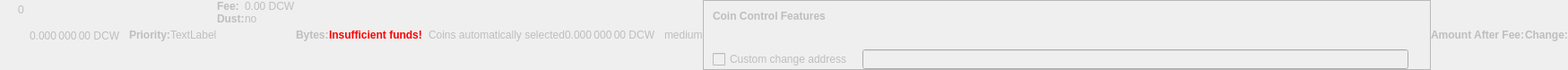
    <widget class="QWidget" name="dummyHideWidget" native="true">
     <property name="enabled">
      <bool>false</bool>
     </property>
     <property name="maximumSize">
      <size>
       <width>100</width>
       <height>22</height>
      </size>
     </property>
     <layout class="QHBoxLayout" name="dummyHideLayout">
      <property name="spacing">
       <number>0</number>
      </property>
      <property name="leftMargin">
       <number>0</number>
      </property>
      <property name="topMargin">
       <number>0</number>
      </property>
      <property name="rightMargin">
       <number>0</number>
      </property>
      <property name="bottomMargin">
       <number>0</number>
      </property>
      <item>
       <layout class="QFormLayout" name="formLayoutCoinControl1">
        <property name="horizontalSpacing">
         <number>10</number>
        </property>
        <property name="verticalSpacing">
         <number>14</number>
        </property>
        <property name="leftMargin">
         <number>10</number>
        </property>
        <property name="topMargin">
         <number>4</number>
        </property>
        <property name="rightMargin">
         <number>6</number>
        </property>
        <item row="0" column="1">
         <widget class="QLabel" name="labelCoinControlBytes">
          <property name="cursor">
           <cursorShape>IBeamCursor</cursorShape>
          </property>
          <property name="contextMenuPolicy">
           <enum>Qt::ActionsContextMenu</enum>
          </property>
          <property name="text">
           <string notr="true">0</string>
          </property>
          <property name="textInteractionFlags">
           <set>Qt::LinksAccessibleByMouse|Qt::TextSelectableByKeyboard|Qt::TextSelectableByMouse</set>
          </property>
         </widget>
        </item>
       </layout>
      </item>
      <item>
       <widget class="QLabel" name="labelCoinControlAfterFee">
        <property name="enabled">
         <bool>false</bool>
        </property>
        <property name="sizePolicy">
         <sizepolicy hsizetype="Fixed" vsizetype="Fixed">
          <horstretch>0</horstretch>
          <verstretch>0</verstretch>
         </sizepolicy>
        </property>
        <property name="minimumSize">
         <size>
          <width>111</width>
          <height>12</height>
         </size>
        </property>
        <property name="maximumSize">
         <size>
          <width>111</width>
          <height>12</height>
         </size>
        </property>
        <property name="cursor">
         <cursorShape>IBeamCursor</cursorShape>
        </property>
        <property name="contextMenuPolicy">
         <enum>Qt::ActionsContextMenu</enum>
        </property>
        <property name="text">
         <string notr="true">0.000 000 00 DCW</string>
        </property>
        <property name="textInteractionFlags">
         <set>Qt::LinksAccessibleByMouse|Qt::TextSelectableByKeyboard|Qt::TextSelectableByMouse</set>
        </property>
       </widget>
      </item>
      <item>
       <widget class="QLabel" name="labelCoinControlPriorityText">
        <property name="enabled">
         <bool>false</bool>
        </property>
        <property name="font">
         <font>
          <weight>75</weight>
          <bold>true</bold>
         </font>
        </property>
        <property name="text">
         <string>Priority:</string>
        </property>
       </widget>
      </item>
      <item>
       <layout class="QHBoxLayout" name="horizontalLayout">
        <item>
         <widget class="QLabel" name="WarningLabel">
          <property name="text">
           <string>TextLabel</string>
          </property>
         </widget>
        </item>
       </layout>
      </item>
      <item>
       <layout class="QFormLayout" name="formLayoutCoinControl3">
        <property name="horizontalSpacing">
         <number>0</number>
        </property>
        <property name="verticalSpacing">
         <number>0</number>
        </property>
        <property name="leftMargin">
         <number>0</number>
        </property>
        <property name="topMargin">
         <number>0</number>
        </property>
        <property name="rightMargin">
         <number>0</number>
        </property>
        <item row="0" column="0">
         <widget class="QLabel" name="labelCoinControlFeeText">
          <property name="enabled">
           <bool>false</bool>
          </property>
          <property name="font">
           <font>
            <weight>75</weight>
            <bold>true</bold>
           </font>
          </property>
          <property name="text">
           <string>Fee:</string>
          </property>
          <property name="margin">
           <number>0</number>
          </property>
         </widget>
        </item>
        <item row="0" column="1">
         <widget class="QLabel" name="labelCoinControlFee">
          <property name="enabled">
           <bool>false</bool>
          </property>
          <property name="cursor">
           <cursorShape>IBeamCursor</cursorShape>
          </property>
          <property name="contextMenuPolicy">
           <enum>Qt::ActionsContextMenu</enum>
          </property>
          <property name="text">
           <string notr="true">0.00 DCW</string>
          </property>
          <property name="textInteractionFlags">
           <set>Qt::LinksAccessibleByMouse|Qt::TextSelectableByKeyboard|Qt::TextSelectableByMouse</set>
          </property>
         </widget>
        </item>
        <item row="1" column="0">
         <widget class="QLabel" name="labelCoinControlLowOutputText">
          <property name="enabled">
           <bool>false</bool>
          </property>
          <property name="font">
           <font>
            <weight>75</weight>
            <bold>true</bold>
           </font>
          </property>
          <property name="text">
           <string>Dust:</string>
          </property>
         </widget>
        </item>
        <item row="1" column="1">
         <widget class="QLabel" name="labelCoinControlLowOutput">
          <property name="enabled">
           <bool>false</bool>
          </property>
          <property name="cursor">
           <cursorShape>IBeamCursor</cursorShape>
          </property>
          <property name="contextMenuPolicy">
           <enum>Qt::ActionsContextMenu</enum>
          </property>
          <property name="text">
           <string>no</string>
          </property>
          <property name="textInteractionFlags">
           <set>Qt::LinksAccessibleByMouse|Qt::TextSelectableByKeyboard|Qt::TextSelectableByMouse</set>
          </property>
         </widget>
        </item>
       </layout>
      </item>
      <item>
       <widget class="QLabel" name="labelCoinControlBytesText">
        <property name="enabled">
         <bool>false</bool>
        </property>
        <property name="font">
         <font>
          <weight>75</weight>
          <bold>true</bold>
         </font>
        </property>
        <property name="text">
         <string>Bytes:</string>
        </property>
       </widget>
      </item>
      <item>
       <layout class="QFormLayout" name="formLayoutCoinControl2">
        <property name="horizontalSpacing">
         <number>0</number>
        </property>
        <property name="verticalSpacing">
         <number>0</number>
        </property>
        <property name="leftMargin">
         <number>0</number>
        </property>
        <property name="topMargin">
         <number>0</number>
        </property>
        <property name="rightMargin">
         <number>0</number>
        </property>
       </layout>
      </item>
      <item>
       <layout class="QHBoxLayout" name="horizontalLayoutCoinControl2">
        <property name="spacing">
         <number>0</number>
        </property>
        <property name="bottomMargin">
         <number>0</number>
        </property>
       </layout>
      </item>
      <item>
       <widget class="QLabel" name="labelCoinControlInsuffFunds">
        <property name="enabled">
         <bool>false</bool>
        </property>
        <property name="minimumSize">
         <size>
          <width>0</width>
          <height>0</height>
         </size>
        </property>
        <property name="font">
         <font>
          <weight>75</weight>
          <bold>true</bold>
         </font>
        </property>
        <property name="styleSheet">
         <string notr="true">color:red;font-weight:bold;</string>
        </property>
        <property name="text">
         <string>Insufficient funds!</string>
        </property>
        <property name="margin">
         <number>5</number>
        </property>
       </widget>
      </item>
      <item>
       <layout class="QFormLayout" name="formLayoutCoinControl4">
        <property name="horizontalSpacing">
         <number>0</number>
        </property>
        <property name="verticalSpacing">
         <number>0</number>
        </property>
        <property name="leftMargin">
         <number>0</number>
        </property>
        <property name="topMargin">
         <number>0</number>
        </property>
        <property name="rightMargin">
         <number>0</number>
        </property>
       </layout>
      </item>
      <item>
       <widget class="QLabel" name="labelCoinControlChangeLabel">
        <property name="enabled">
         <bool>false</bool>
        </property>
        <property name="sizePolicy">
         <sizepolicy hsizetype="Preferred" vsizetype="Expanding">
          <horstretch>0</horstretch>
          <verstretch>0</verstretch>
         </sizepolicy>
        </property>
        <property name="minimumSize">
         <size>
          <width>0</width>
          <height>0</height>
         </size>
        </property>
        <property name="text">
         <string/>
        </property>
        <property name="margin">
         <number>3</number>
        </property>
       </widget>
      </item>
      <item>
       <widget class="QLabel" name="labelCoinControlAutomaticallySelected">
        <property name="enabled">
         <bool>false</bool>
        </property>
        <property name="sizePolicy">
         <sizepolicy hsizetype="Fixed" vsizetype="Fixed">
          <horstretch>0</horstretch>
          <verstretch>0</verstretch>
         </sizepolicy>
        </property>
        <property name="minimumSize">
         <size>
          <width>0</width>
          <height>0</height>
         </size>
        </property>
        <property name="maximumSize">
         <size>
          <width>240</width>
          <height>16777215</height>
         </size>
        </property>
        <property name="text">
         <string>Coins automatically selected</string>
        </property>
        <property name="margin">
         <number>5</number>
        </property>
       </widget>
      </item>
      <item>
       <widget class="QLabel" name="labelCoinControlChange">
        <property name="enabled">
         <bool>false</bool>
        </property>
        <property name="sizePolicy">
         <sizepolicy hsizetype="Fixed" vsizetype="Fixed">
          <horstretch>0</horstretch>
          <verstretch>0</verstretch>
         </sizepolicy>
        </property>
        <property name="minimumSize">
         <size>
          <width>111</width>
          <height>0</height>
         </size>
        </property>
        <property name="maximumSize">
         <size>
          <width>111</width>
          <height>16777215</height>
         </size>
        </property>
        <property name="cursor">
         <cursorShape>IBeamCursor</cursorShape>
        </property>
        <property name="contextMenuPolicy">
         <enum>Qt::ActionsContextMenu</enum>
        </property>
        <property name="text">
         <string notr="true">0.000 000 00 DCW</string>
        </property>
        <property name="textInteractionFlags">
         <set>Qt::LinksAccessibleByMouse|Qt::TextSelectableByKeyboard|Qt::TextSelectableByMouse</set>
        </property>
       </widget>
      </item>
      <item>
       <widget class="QLabel" name="labelCoinControlPriority">
        <property name="enabled">
         <bool>false</bool>
        </property>
        <property name="cursor">
         <cursorShape>IBeamCursor</cursorShape>
        </property>
        <property name="contextMenuPolicy">
         <enum>Qt::ActionsContextMenu</enum>
        </property>
        <property name="text">
         <string>medium</string>
        </property>
        <property name="textInteractionFlags">
         <set>Qt::LinksAccessibleByMouse|Qt::TextSelectableByKeyboard|Qt::TextSelectableByMouse</set>
        </property>
       </widget>
      </item>
      <item>
       <widget class="QFrame" name="frameCoinControl">
        <property name="sizePolicy">
         <sizepolicy hsizetype="Expanding" vsizetype="Expanding">
          <horstretch>0</horstretch>
          <verstretch>0</verstretch>
         </sizepolicy>
        </property>
        <property name="maximumSize">
         <size>
          <width>16777215</width>
          <height>16777215</height>
         </size>
        </property>
        <property name="frameShape">
         <enum>QFrame::StyledPanel</enum>
        </property>
        <property name="frameShadow">
         <enum>QFrame::Sunken</enum>
        </property>
        <layout class="QVBoxLayout" name="verticalLayoutCoinControl2_2">
         <property name="spacing">
          <number>0</number>
         </property>
         <property name="leftMargin">
          <number>0</number>
         </property>
         <property name="topMargin">
          <number>0</number>
         </property>
         <property name="rightMargin">
          <number>0</number>
         </property>
         <property name="bottomMargin">
          <number>0</number>
         </property>
         <item>
          <layout class="QVBoxLayout" name="verticalLayoutCoinControl" stretch="0,0,0,1">
           <property name="spacing">
            <number>0</number>
           </property>
           <property name="leftMargin">
            <number>10</number>
           </property>
           <property name="topMargin">
            <number>10</number>
           </property>
           <item>
            <layout class="QHBoxLayout" name="horizontalLayoutCoinControl1">
             <property name="bottomMargin">
              <number>15</number>
             </property>
             <item>
              <widget class="QLabel" name="labelCoinControlFeatures">
               <property name="enabled">
                <bool>false</bool>
               </property>
               <property name="sizePolicy">
                <sizepolicy hsizetype="Preferred" vsizetype="Maximum">
                 <horstretch>0</horstretch>
                 <verstretch>0</verstretch>
                </sizepolicy>
               </property>
               <property name="font">
                <font>
                 <weight>75</weight>
                 <bold>true</bold>
                </font>
               </property>
               <property name="styleSheet">
                <string notr="true">font-weight:bold;</string>
               </property>
               <property name="text">
                <string>Coin Control Features</string>
               </property>
              </widget>
             </item>
            </layout>
           </item>
           <item>
            <widget class="QWidget" name="widgetCoinControl" native="true">
             <property name="sizePolicy">
              <sizepolicy hsizetype="Preferred" vsizetype="Preferred">
               <horstretch>0</horstretch>
               <verstretch>0</verstretch>
              </sizepolicy>
             </property>
             <property name="minimumSize">
              <size>
               <width>0</width>
               <height>0</height>
              </size>
             </property>
             <property name="styleSheet">
              <string notr="true"/>
             </property>
             <layout class="QHBoxLayout" name="horizontalLayoutCoinControl5_2">
              <property name="leftMargin">
               <number>0</number>
              </property>
              <property name="topMargin">
               <number>0</number>
              </property>
              <property name="rightMargin">
               <number>0</number>
              </property>
              <property name="bottomMargin">
               <number>0</number>
              </property>
              <item>
               <layout class="QHBoxLayout" name="horizontalLayoutCoinControl3">
                <property name="spacing">
                 <number>20</number>
                </property>
                <property name="topMargin">
                 <number>0</number>
                </property>
                <property name="bottomMargin">
                 <number>10</number>
                </property>
               </layout>
              </item>
             </layout>
            </widget>
           </item>
           <item>
            <layout class="QHBoxLayout" name="horizontalLayoutCoinControl4" stretch="0,0,0">
             <property name="spacing">
              <number>12</number>
             </property>
             <property name="sizeConstraint">
              <enum>QLayout::SetDefaultConstraint</enum>
             </property>
             <property name="topMargin">
              <number>5</number>
             </property>
             <property name="rightMargin">
              <number>5</number>
             </property>
             <item>
              <widget class="QCheckBox" name="checkBoxCoinControlChange">
               <property name="enabled">
                <bool>false</bool>
               </property>
               <property name="toolTip">
                <string>If this is activated, but the change address is empty or invalid, change will be sent to a newly generated address.</string>
               </property>
               <property name="text">
                <string>Custom change address</string>
               </property>
              </widget>
             </item>
             <item>
              <widget class="QValidatedLineEdit" name="lineEditCoinControlChange">
               <property name="enabled">
                <bool>false</bool>
               </property>
               <property name="sizePolicy">
                <sizepolicy hsizetype="Expanding" vsizetype="Fixed">
                 <horstretch>0</horstretch>
                 <verstretch>0</verstretch>
                </sizepolicy>
               </property>
              </widget>
             </item>
             <item>
              <widget class="QLabel" name="labelCoinControlChangeLabel_2">
               <property name="sizePolicy">
                <sizepolicy hsizetype="Preferred" vsizetype="Expanding">
                 <horstretch>0</horstretch>
                 <verstretch>0</verstretch>
                </sizepolicy>
               </property>
               <property name="minimumSize">
                <size>
                 <width>0</width>
                 <height>0</height>
                </size>
               </property>
               <property name="text">
                <string/>
               </property>
               <property name="margin">
                <number>3</number>
               </property>
              </widget>
             </item>
            </layout>
           </item>
           <item>
            <spacer name="verticalSpacerCoinControl">
             <property name="orientation">
              <enum>Qt::Vertical</enum>
             </property>
             <property name="sizeHint" stdset="0">
              <size>
               <width>800</width>
               <height>1</height>
              </size>
             </property>
            </spacer>
           </item>
          </layout>
         </item>
        </layout>
       </widget>
      </item>
      <item>
       <widget class="QLabel" name="labelCoinControlAfterFeeText">
        <property name="enabled">
         <bool>false</bool>
        </property>
        <property name="minimumSize">
         <size>
          <width>0</width>
          <height>0</height>
         </size>
        </property>
        <property name="maximumSize">
         <size>
          <width>16777215</width>
          <height>16777215</height>
         </size>
        </property>
        <property name="font">
         <font>
          <weight>75</weight>
          <bold>true</bold>
         </font>
        </property>
        <property name="text">
         <string>Amount After Fee:</string>
        </property>
        <property name="alignment">
         <set>Qt::AlignLeading|Qt::AlignLeft|Qt::AlignVCenter</set>
        </property>
        <property name="margin">
         <number>0</number>
        </property>
       </widget>
      </item>
      <item>
       <widget class="QLabel" name="labelCoinControlChangeText">
        <property name="enabled">
         <bool>false</bool>
        </property>
        <property name="sizePolicy">
         <sizepolicy hsizetype="Preferred" vsizetype="Preferred">
          <horstretch>0</horstretch>
          <verstretch>0</verstretch>
         </sizepolicy>
        </property>
        <property name="minimumSize">
         <size>
          <width>0</width>
          <height>0</height>
         </size>
        </property>
        <property name="maximumSize">
         <size>
          <width>16777215</width>
          <height>16777215</height>
         </size>
        </property>
        <property name="font">
         <font>
          <weight>75</weight>
          <bold>true</bold>
         </font>
        </property>
        <property name="text">
         <string>Change:</string>
        </property>
        <property name="alignment">
         <set>Qt::AlignLeading|Qt::AlignLeft|Qt::AlignVCenter</set>
        </property>
       </widget>
      </item>
     </layout>
    </widget>
